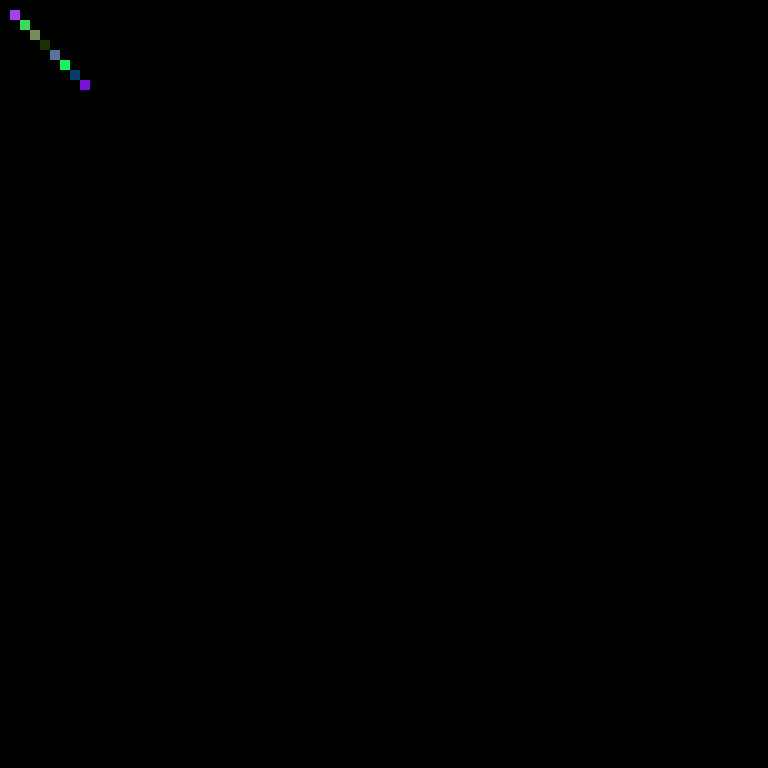
Frame 1 (no input)
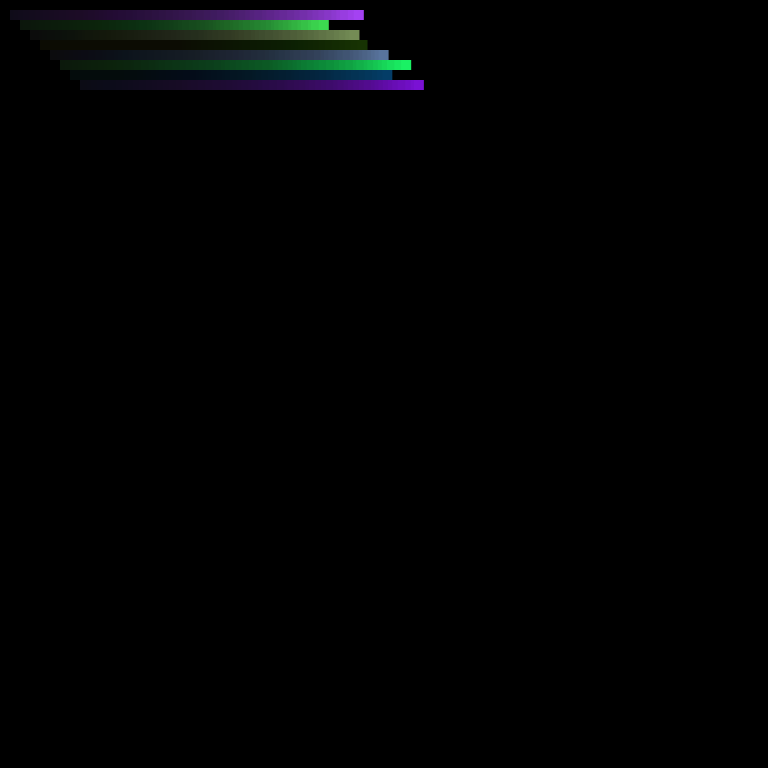
Frame 60 (the mouse pressed at the canvas centre just before this capture)
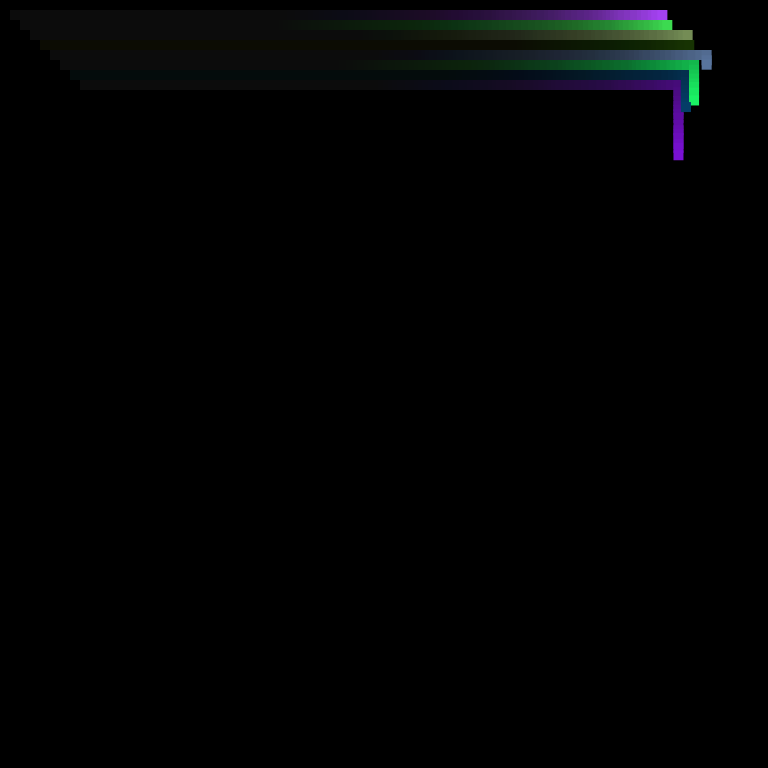
Frame 120 (the mouse held since frame 60 and released just before this capture)

The Processing sketch that drew these frames (run headless with seeded random() and noise(); from frame 60 on, the mouse is pressed at the canvas centre):

// Processing sketch: tron
// ── tron.pde
ArrayList<Bike> bikes = new ArrayList<Bike>();
int num_bikes;
float radius, x, y;

void setup() {
  size(768, 768);
  smooth(8);
  background(0);
  noStroke();
  
  num_bikes = 8;
  radius = 10;
  x = radius;
  y = radius;
  
  for(int i = 0; i < num_bikes; i++) {
    bikes.add(new Bike(x, y, radius));
    x += radius;
    y += radius;
  }
}

void draw() {
  fill(0, 0, 0, 10);
  rect(0, 0, width, height);
  
  for(int i = 0; i < bikes.size(); i++) {
    Bike b = bikes.get(i);
    b.display();
    b.update();
  }
}

// ── bike.pde
class Bike {
  float x, y, radius, r, g, b, x_max, y_max, x_min, y_min;
  int stage;
  
  Bike(float _x, float _y, float _radius) {
    x = _x;
    y = _y;
    radius = _radius;
    r = random(255);    
    g = random(255);
    b = random(255);
    x_max = width - _x;
    y_max = height - _y;
    x_min = _radius + _x;
    y_min = _radius + _y;
    stage = 0;
  }
  
  void display() {
    fill(r, g, b);
    rect(x, y, radius, radius);
  }
  
  void update() {
    
    if (stage == 0) {
      x += random(3, 8);
      if (x >= x_max - (radius * 2)) {
        stage = 1;
      }
    } else if (stage == 1) {
      y += random(3, 8);
      if (y >= y_max - (radius * 2)) {
        stage = 2;
      }
    } else if (stage == 2) {
      x -= random(3, 8);
      if (x <= x_min + (radius * 2)) {
        stage = 3;
      }
    } else {
      y -= random(3, 8);
      if (y <= y_min + (radius * 2)) {
        stage = 0;
        y_min += radius * 2;
        x_min += radius * 2;
        y_max -= radius * 2;
        x_max -= radius * 2;
      }
    }
  }
}
